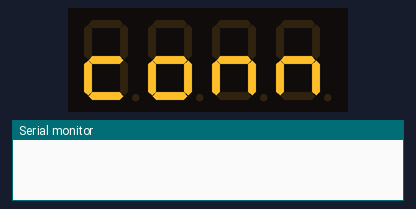
A sketch run on a simulated ESP32. On the bench: 4-digit seven-segment display, the last lines printed to the serial monitor.

Above: at 0.1 s.
At 15.09 s:
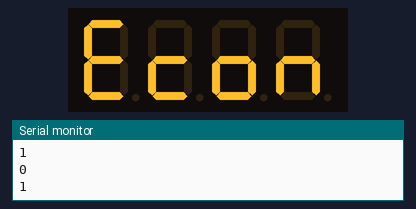
At 25.1 s:
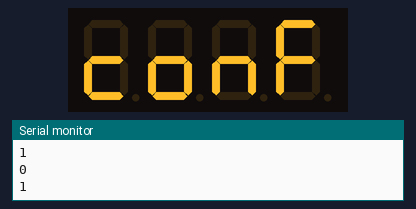
At 39.39 s:
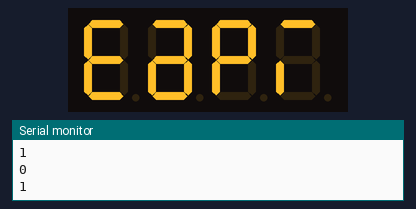

Measured:
- what the display in image 1 shows lasts 0.5 s, from 14.8 s to 15.3 s
- what the display in image 2 shows lasts 5.3 s, from 25.0 s to 30.3 s

The sketch:

sketch_tm1637_display.ino
```cpp
// Author: Alberto Coppini
// date: 2020-04-06
// test di per la produzione dei messaggi previsti su display tm1637.
// A rotazione verranno chiamati tutti i possibili stati mostrando il messaggio

#include <TM1637Display.h>
#include <Ticker.h>

#define PIN_TM1637_CLK 0
#define PIN_TM1637_DIO 4

// Create display object of type TM1637Display:
TM1637Display display = TM1637Display(PIN_TM1637_CLK, PIN_TM1637_DIO);


uint8_t conn[] = {SEG_G|SEG_E|SEG_D, SEG_G|SEG_E|SEG_D|SEG_C, SEG_G|SEG_E|SEG_C, SEG_G|SEG_E|SEG_C };
uint8_t conf[] = {SEG_G|SEG_E|SEG_D, SEG_G|SEG_E|SEG_D|SEG_C, SEG_G|SEG_E|SEG_C, SEG_E|SEG_F|SEG_G|SEG_A};
uint8_t eapi[] = {SEG_D|SEG_E|SEG_G|SEG_F|SEG_A, SEG_D|SEG_E|SEG_G|SEG_A|SEG_B|SEG_C, SEG_E|SEG_G|SEG_A|SEG_B|SEG_F, SEG_E|SEG_A};
uint8_t econ[] = {SEG_D|SEG_E|SEG_G|SEG_F|SEG_A, SEG_G|SEG_E|SEG_D, SEG_G|SEG_E|SEG_D|SEG_C, SEG_G|SEG_E|SEG_C};
uint8_t empty[] ={0x00, 0x00, 0x00, 0x00};

const  int DISPLAY_CONN = 1;
const  int DISPLAY_CONF = 2;
const  int DISPLAY_EAPI = 3;
const  int DISPLAY_ECON = 4;
const  double DISPLAY_BLINK_INTERVAL_S = 0.3;

Ticker display_blinker;

int display_set = 0;
unsigned long display_time = 0;

int message_duration = 5000;
unsigned long message_time = 0;

int display_empty = 0;
void display_blink(uint8_t data[]){
     if (display_empty){
        display.setSegments(data);
     }else{
        display.setSegments(empty);
     }
     Serial.println(display_empty);
     display_empty = !display_empty;
  }

void setup() {
  Serial.begin(9600);
  display.clear();
  display.setBrightness(5);
  message_time = millis();
}

void displayConn(){
  if (display_set != DISPLAY_CONN){
    display_blinker.detach();
    display.setSegments(conn);
    display_set = DISPLAY_CONN;
  }
}

void displayConf(){
  if (display_set != DISPLAY_CONF){
    display_blinker.detach();
    display.setSegments(conf);
    display_set = DISPLAY_CONF;
  }
}

void displayErrApi(){
  if (display_set != DISPLAY_EAPI){
  display_blinker.detach();
  display_blinker.attach(DISPLAY_BLINK_INTERVAL_S, display_blink, eapi);
  display_set = DISPLAY_EAPI;
  }
}

void displayErrConn(){
  if (display_set != DISPLAY_ECON){
  display_blinker.detach();
  display_blinker.attach(DISPLAY_BLINK_INTERVAL_S, display_blink, econ);
  display_set = DISPLAY_ECON;
  }
}
int pos = 0;
void loop() {
    switch (pos){
      case 0:
        displayConn();
        break;
      case 1:
        displayConf();
        break;
      case 2:
        displayErrConn();
        break;
      case 3:
        displayErrApi();
        break;
      }
    if (millis()-message_time >= message_duration){
      message_time = millis();
      pos = ++pos % 4;
      }
  }
```
